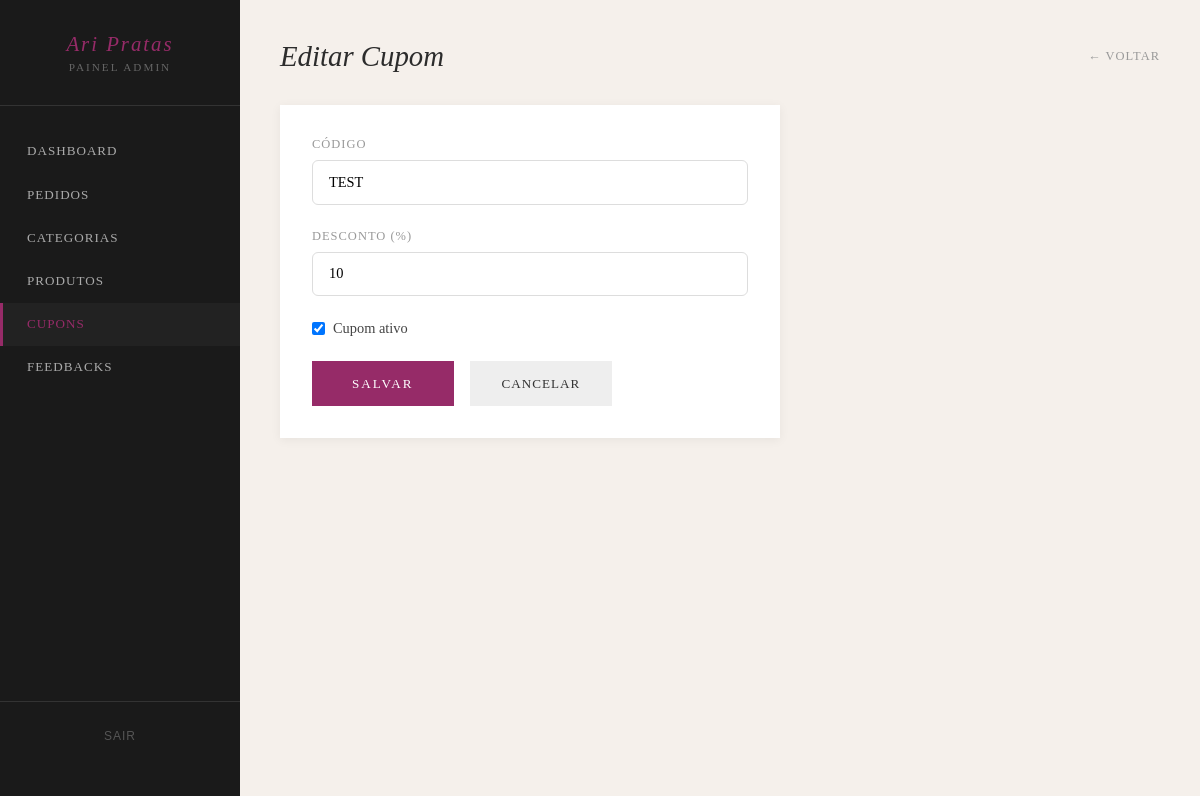
The page /painel/cupons/13/editar/ (signed in) on the database its author committed.
### loja/models.py (models this page shows, shortened)
class Cupom(models.Model):
    codigo = models.CharField(max_length=50, unique=True)
    desconto = models.PositiveIntegerField(help_text='Porcentagem de desconto (ex: 10 = 10%)')
    ativo = models.BooleanField(default=True)
    criado_em = models.DateTimeField(auto_now_add=True)
    fidelidade = models.BooleanField(default=False)
    usuario = models.ForeignKey('auth.User', on_delete=models.SET_NULL, null=True, blank=True)
    class Meta:
        ordering = ['-criado_em']
        verbose_name = 'Cupom'
        verbose_name_plural = 'Cupons'

### painel/views.py (the view)
# urls.py: path('cupons/<int:cupom_id>/editar/', views.cupom_editar, name='cupom_editar'),
@staff_member_required(login_url='/login/')
def cupom_editar(request, cupom_id):
    cupom = get_object_or_404(Cupom, id=cupom_id)
    if request.method == 'POST':
        cupom.codigo = request.POST.get('codigo', '').strip().upper()
        cupom.desconto = request.POST.get('desconto')
        cupom.ativo = request.POST.get('ativo') == 'on'
        cupom.save()
        return redirect('painel:cupons_lista')
    return render(request, 'painel/cupom_form.html', {'cupom': cupom})

### templates/painel/cupom_form.html (shortened to what this page needs)
{% extends 'painel/base.html' %}
{% block content %}
<div class="page-header">
  <h2>{% if cupom %}Editar Cupom{% else %}Novo Cupom{% endif %}</h2>
  <a href="{% url 'painel:cupons_lista' %}" style="color:#999; text-decoration:none; font-size:0.78rem; letter-spacing:1px; text-transform:uppercase;">← Voltar</a>
</div>
<div class="form-box">
  <form method="post">
    <div class="form-grupo">
      <label>Código</label>
      <input type="text" name="codigo" value="{{ cupom.codigo|default:'' }}" placeholder="Ex: ARIPRATAS10" required>
    </div>
    <div class="form-grupo">
      <label>Desconto (%)</label>
      <input type="number" name="desconto" value="{{ cupom.desconto|default:'' }}" min="1" max="100" required>
    </div>
    <div class="checkbox-row">
      <input type="checkbox" name="ativo" id="ativo" {% if cupom.ativo or not cupom %}checked{% endif %}>
      <label for="ativo" style="margin:0; text-transform:none; font-size:0.9rem; color:#444;">Cupom ativo</label>
    </div>
    <div style="display:flex; gap:1rem;">
      <button type="submit" class="btn-salvar">Salvar</button>
      <a href="{% url 'painel:cupons_lista' %}" style="padding:0.9rem 2rem; background:#eee; color:#333; text-decoration:none; font-size:0.82rem; letter-spacing:1px; text-transform:uppercase;">Cancelar</a>
    </div>
  </form>
</div>
{% endblock %}

### rows shown on the page
Cupom: codigo "TEST", desconto "10", ativo "☑"
